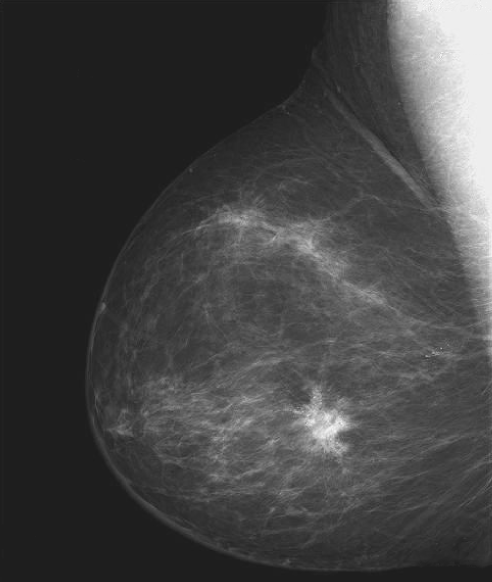
%> input picture DIPUM2E_International_Ed_CH02_Images/Fig0203(a).tif, 984 x 1164 px (shown at 1/2 size)
$ octave imhisttest.m   (GNU Octave 9; MATLAB toolbox functions it lacks are replaced by stand-ins)
%> lines starting %> are read from the running program, lines starting %| are printed output that depends on the picture
f = imread('Fig0203(a).tif');
%> f is the input picture: size 1164x984 uint8; min 21, max 255, mean 66.6
%subplot(2,1,1);
figure, imhist(f);
%> after `imhist(f)`:
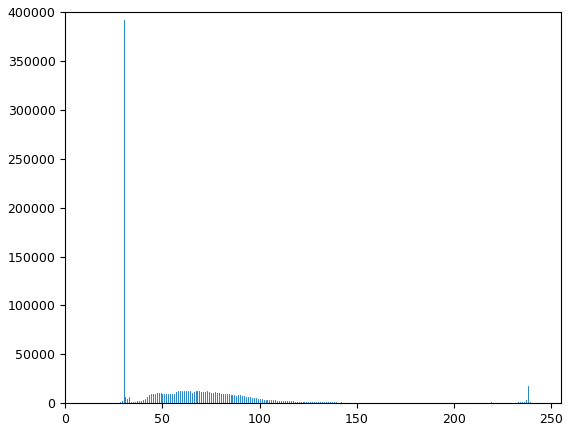
%> figure redrawn from the program's plot data; highest point at x = 30, y = 392231
%g = im2uint8(mat2gray(log(1 + double(f))));
%subplot(1,2,2);
%imshow(g);

h = imhist(f, 25);
%> h = 25 values, max 418070 at index 4, min 0 at index 1, mean 45815
horz = linspace(0, 255, 25);
%subplot(2,1,2);

figure, bar(horz, h);
axis([0 255 0 60000]);
set(gca, 'xtick', 0:50:255);
set(gca, 'ytick', 0:20000:60000);
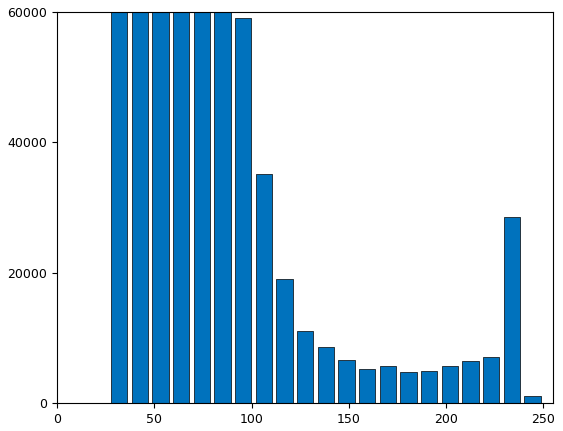
%> figure redrawn from the program's plot data; tallest bar 418070 high, from x = 27.62 to 36.12

figure, stem(horz, h, 'fill');
axis([0 255 0 60000]);
set(gca, 'xtick', 0:50:255);
set(gca, 'ytick', 0:20000:60000);
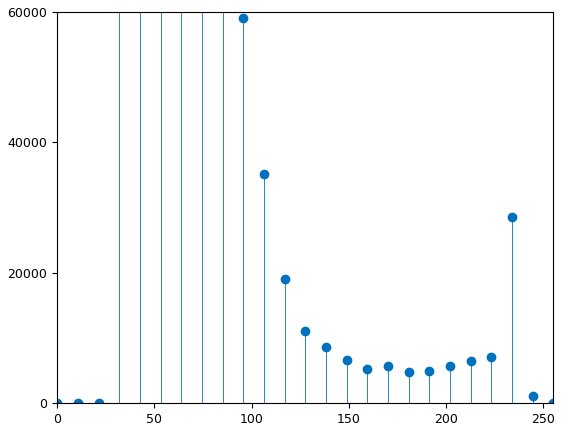
%> figure redrawn from the program's plot data; highest point at x = 31.88, y = 418070, above the top of the axes

hc = imhist(f);
%> hc = 256 values, max 392231 at index 31, min 0 at index 1, mean 4474.1
figure, plot(hc);
axis([0 255 0 60000]);
set(gca, 'xtick', 0:50:255);
set(gca, 'ytick', 0:20000:60000);
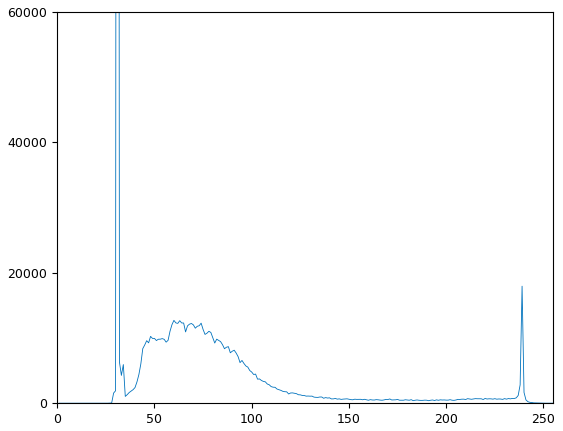
%> figure redrawn from the program's plot data; curve peaks at x = 31, y = 392231, above the top of the axes

$ run again, with DIPUM2E_International_Ed_CH02_Images/Fig0205(a).tif copied over DIPUM2E_International_Ed_CH02_Images/Fig0203(a).tif
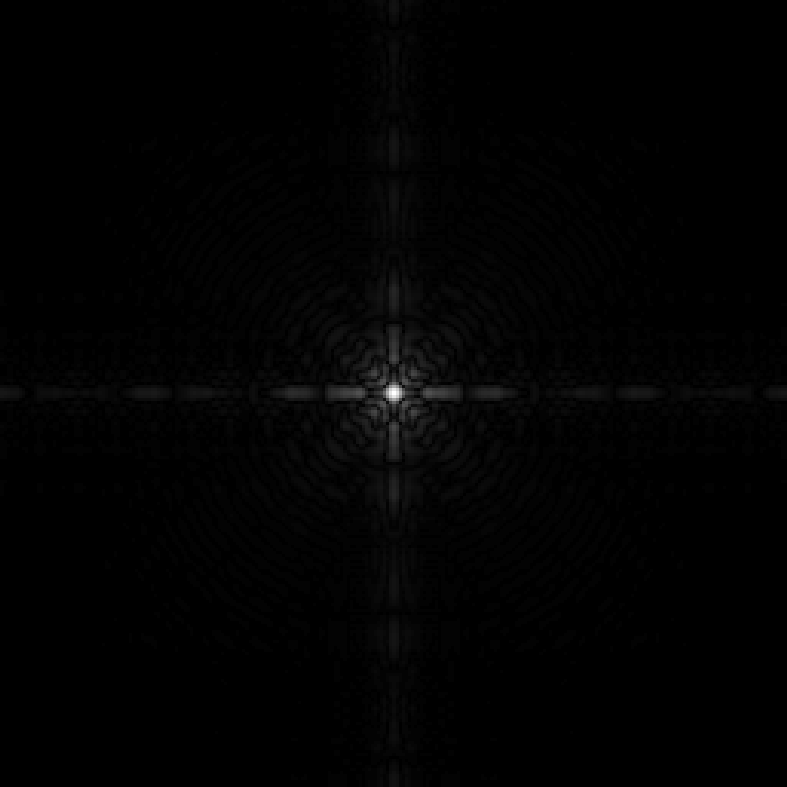
%> input picture DIPUM2E_International_Ed_CH02_Images/Fig0205(a).tif, 787 x 787 px
%> f is the input picture: size 787x787 uint8; min 0, max 255, mean 2.1
%> `imhist(f)`:
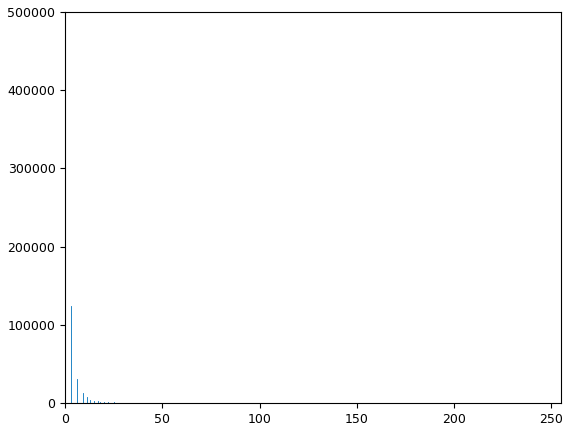
%> figure redrawn from the program's plot data; highest point at x = 0, y = 422685
%> h = 25 values, max 546929 at index 1, min 0 at index 10, mean 24774.8
%> hc = 256 values, max 422685 at index 1, min 0 at index 2, mean 2419.4
%> `set(gca, 'ytick', 0:20000:60000);`:
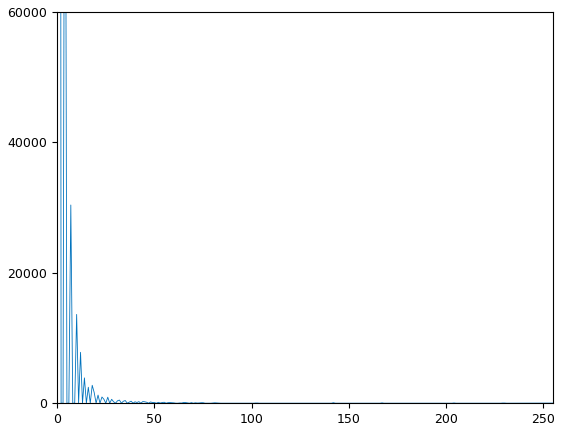
%> figure redrawn from the program's plot data; curve peaks at x = 1, y = 422685, above the top of the axes

$ run again, with DIPUM2E_International_Ed_CH02_Images/Fig0206(a).tif copied over DIPUM2E_International_Ed_CH02_Images/Fig0203(a).tif
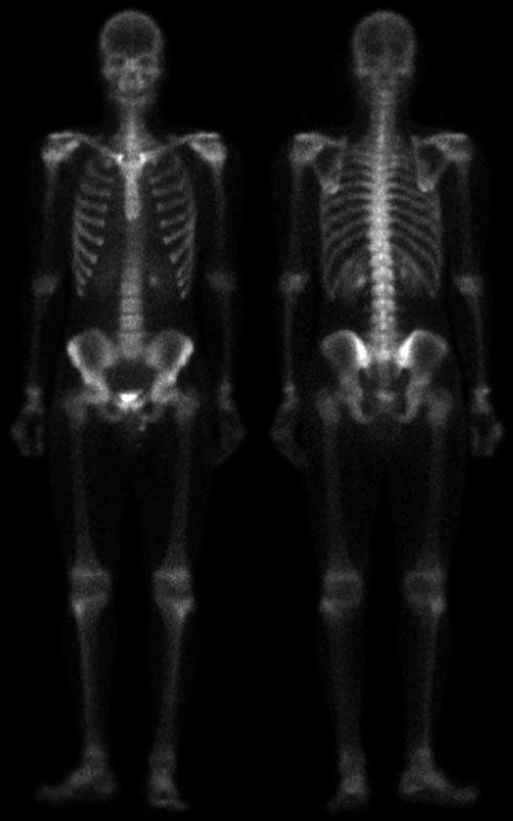
%> input picture DIPUM2E_International_Ed_CH02_Images/Fig0206(a).tif, 1026 x 1641 px (shown at 1/2 size)
%> f is the input picture: size 1641x1026 uint8; min 0, max 255, mean 17.1
%> h = 25 values, max 897703 at index 1, min 252 at index 24, mean 67346.6
%> `set(gca, 'ytick', 0:20000:60000);`:
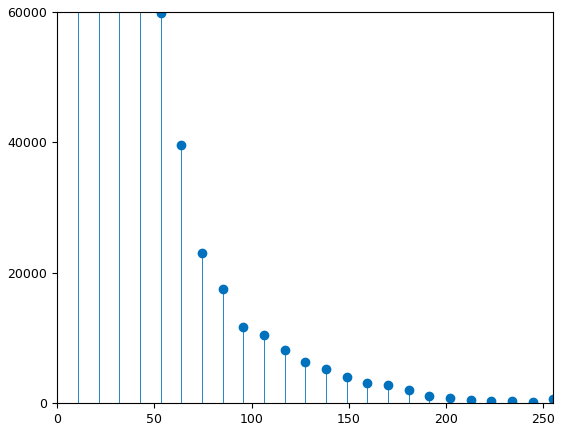
%> figure redrawn from the program's plot data; highest point at x = 0, y = 897703, above the top of the axes
%> hc = 256 values, max 698816 at index 1, min 4 at index 233, mean 6576.8
%> `set(gca, 'ytick', 0:20000:60000);`:
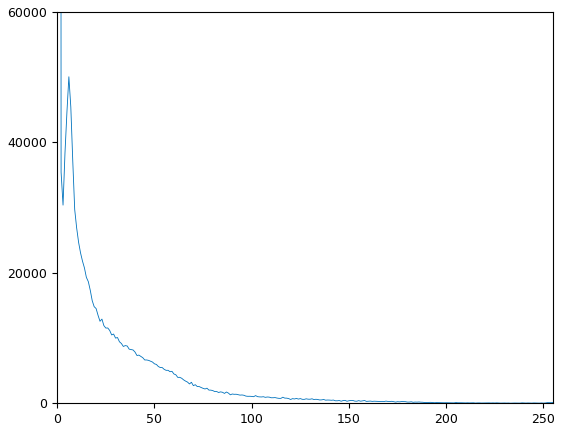
%> figure redrawn from the program's plot data; curve peaks at x = 1, y = 698816, above the top of the axes

$ run again, with DIPUM2E_International_Ed_CH02_Images/Fig0208(a).tif copied over DIPUM2E_International_Ed_CH02_Images/Fig0203(a).tif
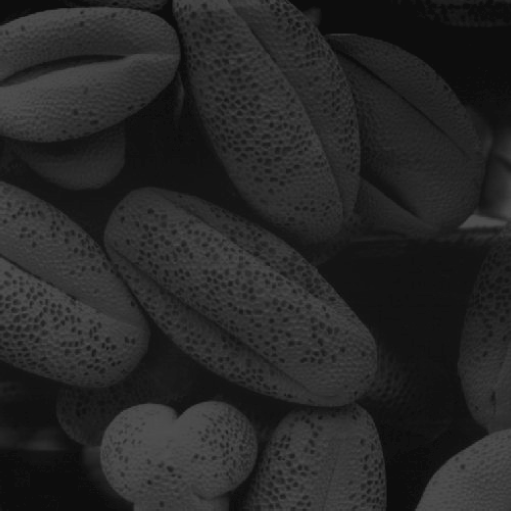
%> input picture DIPUM2E_International_Ed_CH02_Images/Fig0208(a).tif, 1021 x 1021 px (shown at 1/2 size)
%> f is the input picture: size 1021x1021 uint8; min 13, max 83, mean 38.8
%> `imhist(f)`:
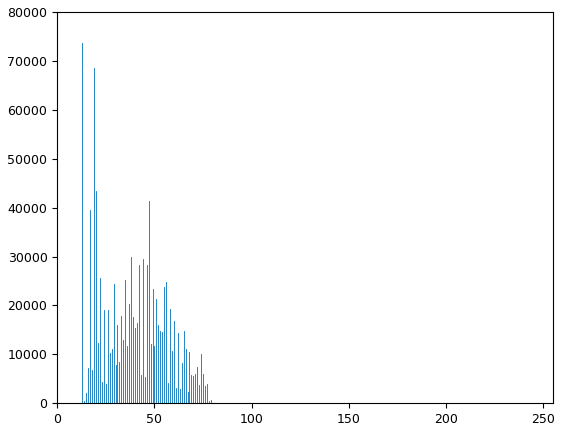
%> figure redrawn from the program's plot data; highest point at x = 13, y = 73608
%> h = 25 values, max 250053 at index 3, min 0 at index 1, mean 41697.6
%> hc = 256 values, max 73608 at index 14, min 0 at index 1, mean 4072
%> `set(gca, 'ytick', 0:20000:60000);`:
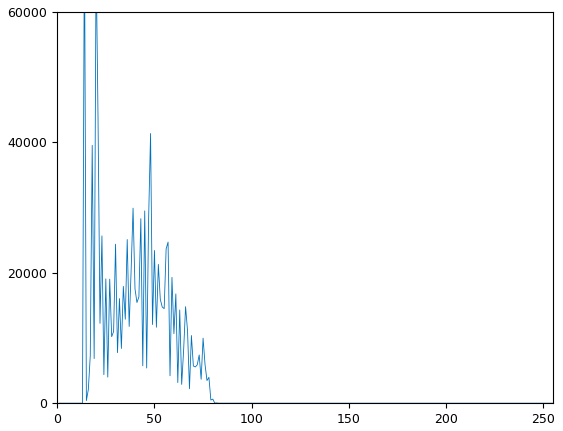
%> figure redrawn from the program's plot data; curve peaks at x = 14, y = 73608, above the top of the axes
